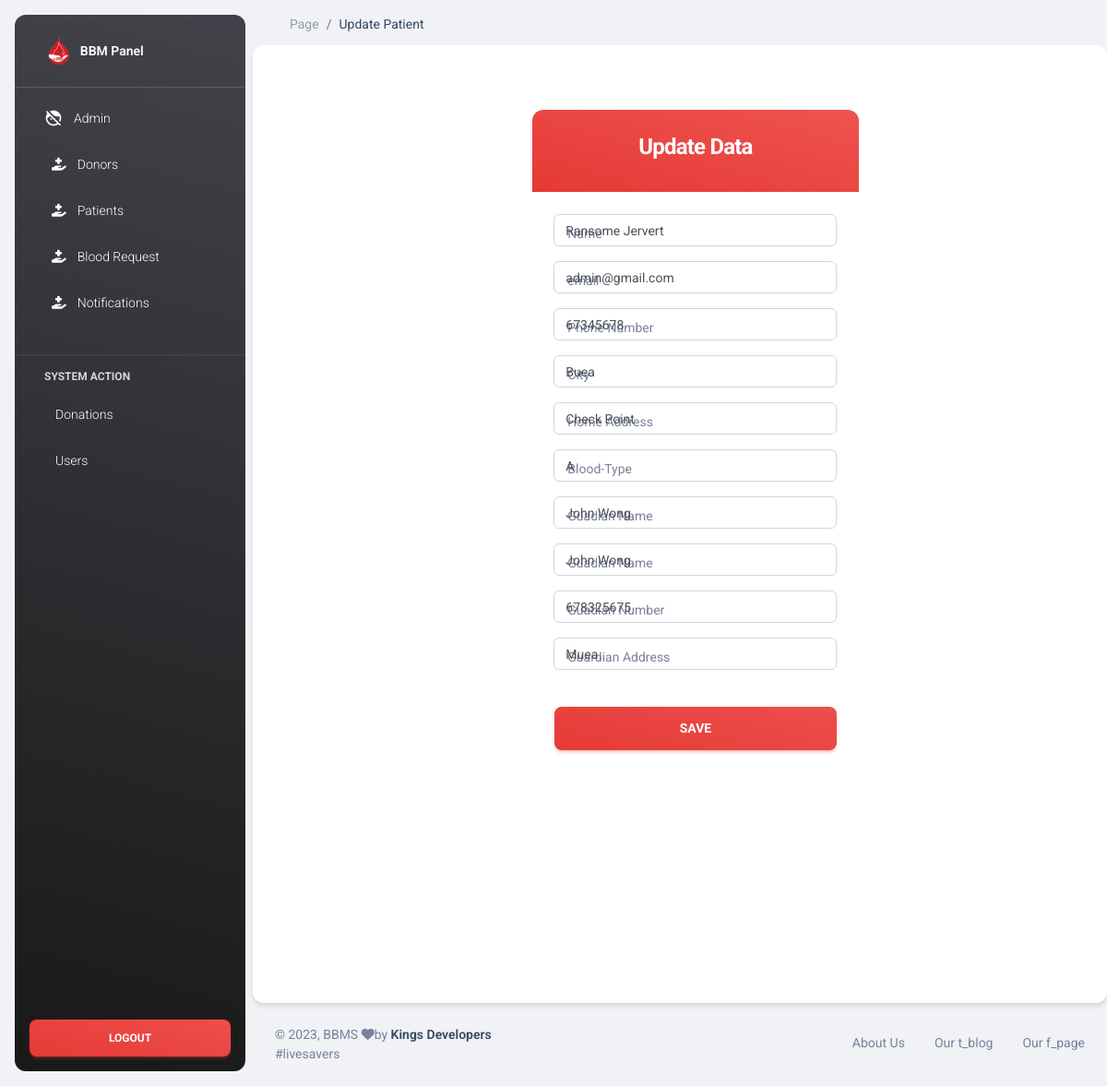
The page /admin_panel/pages/update_donor.php?id=32 on the database its author committed.
### tables this page shows
CREATE TABLE `donor` (
  `d_id` int(11) NOT NULL,
  `d_name` varchar(255) NOT NULL,
  `d_password` varchar(256) NOT NULL,
  `d_email` varchar(255) NOT NULL,
  `d_number` int(15) NOT NULL,
  `d_city` varchar(255) NOT NULL,
  `d_home_address` varchar(255) NOT NULL,
  `d_blood_group` text NOT NULL,
  `d_mstatus` text NOT NULL,
  `guadian_name` varchar(255) NOT NULL,
  `guadian_number` int(15) NOT NULL,
  `guadian_home_address` varchar(255) NOT NULL,
  `d_age` int(120) NOT NULL
);

### admin_panel/pages/update_donor.php (the view, shortened to what this page needs)
<!DOCTYPE html>
<html lang="en">
<head>
  <?php include "../assets/connection/head.php"; ?>
</head>
<body class="g-sidenav-show  bg-gray-200">
  <?php include "../assets/connection/sidebar.php" ?>
  <main class="main-content position-relative max-height-vh-100 h-100 border-radius-lg ">
    <nav class="navbar navbar-main navbar-expand-lg px-0 mx-4 shadow-none border-radius-xl" id="navbarBlur" navbar-scroll="true">
      <div class="container-fluid py-1 px-3">
        <nav aria-label="breadcrumb">
          <ol class="breadcrumb bg-transparent mb-0 pb-0 pt-1 px-0 me-sm-6 me-5">
            <li class="breadcrumb-item text-sm"><a class="opacity-5 text-dark" href="javascript:;">Page</a></li>
            <li class="breadcrumb-item text-sm text-dark active" aria-current="page">Update Patient</li>
          </ol>
        </nav>
      </div>
    </nav>
    <?php
    if (!empty($_GET['id'])) {
      $donor_id =  $_GET['id'];
      $query_get_data = $db->prepare("SELECT * FROM donor WHERE d_id = '$donor_id'");
      $query_get_data->execute();
      if ($query_get_data) {
        foreach ($query_get_data->fetchAll(PDO::FETCH_OBJ) as $key => $value) {
         }
      }
    ?>
        <div class="card">
          <div class=" page-header min-vh-60 text-center rounded-3">
            <div class="col-xl-10 col-lg-8 col-md-8 d-flex flex-column ms-auto me-auto ms-lg-auto ">
              <div class=" card-content card card-plain">
                <div class=" card-header bg-gradient-danger text-white">
                  <h4 class="card-title font-weight-bolder text-white">Update Data</h4>
                </div>
                <div class="card-body">
                  <form id="myForm" role="form" method="post" action="<?php $_SELF  ?>">
                    <div class="input-group input-group-outline mb-3">
                      <label class="form-label text-sm">Name</label>
                      <input type="text" class="form-control" name="p_name" value="<?php echo $value->d_name  ?>">
                    </div>
                    <div class="input-group input-group-outline mb-3">
                      <label class="form-label text-sm">email</label>
                      <input type="email" class="form-control" name="p_age" value="<?php echo $value->d_email  ?>">
                    </div>
                    <div class="input-group input-group-outline mb-3">
                      <label class="form-label text-sm">Phone Number</label>
                      <input type="text" class="form-control" name="p_number" value="<?php echo $value->d_number  ?>">
                    </div>
                    <div class="input-group input-group-outline mb-3">
                      <label class="form-label text-sm">City</label>
                      <input type="text" class="form-control" name="p_disease" value="<?php echo $value->d_city ?>">
                    </div>
                    <div class="input-group input-group-outline mb-3">
                      <label class="form-label text-sm">Home Address</label>
                      <input type="text" class="form-control" name="p_bgroup" value="<?php echo $value->d_home_address ?>">
                    </div>
                    <div class="input-group input-group-outline mb-3">
                      <label class="form-label text-sm">Blood-Type</label>
                      <input type="text" class="form-control" name="p_gender" value="<?php echo $value->d_blood_group  ?>">
                    </div>
                    <div class="input-group input-group-outline mb-3">
                      <label class="form-label text-sm">Guadian Name</label>
                      <input type="email" class="form-control" name="p_email" value="<?php echo $value->guadian_name ?>">
                    </div>
                    <div class="input-group input-group-outline mb-3">
                      <label class="form-label text-sm">Guadian Name</label>
                      <input type="email" class="form-control" name="p_email" value="<?php echo $value->guadian_name ?>">
                    </div>
                    <div class="input-group input-group-outline mb-3">
                      <label class="form-label text-sm">Guadian Number</label>
                      <input type="email" class="form-control" name="p_email" value="<?php echo $value->guadian_number ?>">
                    </div>
                    <div class="input-group input-group-outline mb-3">
                      <label class="form-label text-sm">Guardian Address</label>
                      <input type="email" class="form-control" name="p_email" value="<?php echo $value->guadian_home_address ?>">
                    </div>
                    <?php  }; ?>
                    <div class="text-center">
                      <button type="submit" class="btn btn-lg bg-gradient-danger btn-lg w-100 mt-4 mb-0" >Save</button>
                    </div >
                  </form>
                </div>
              </div>
            </div>
          </div>
        </div>
    <footer class="footer py-4  ">
      <?php include "../assets/connection/footer.php" ?>
    </footer>
  </main>
</body>
</html>

### admin_panel/pages/update_donor.php (style rules this page uses)
.page-header { background-color: white; width: 40vw; position: relative; margin: 20vw; margin-top: 5vw; margin-left: 20vw; padding: 10px; }

### rows shown on the page
donor: p_name "Ransome Jervert", p_age "admin@gmail.com", p_number "67345678", p_disease "Buea", p_bgroup "Check Point", p_gender "A", p_email "John Wong", p_email "678325675", p_email "Muea"
